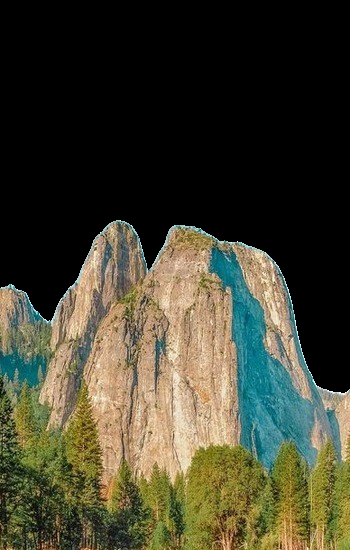
#> input picture assignment/mountain_images/mountain_001.jpg, 350 x 550 px; its folder holds only this picture in this run
$ python extract_images.py
#> lines starting #> are read from the running program, lines starting #| are printed output that depends on the picture
import os
import numpy as np
import cv2
from skimage.feature import hog
from utils import resize_image, get_hog_feature, get_hoc_feature

# Cấu hình thư mục
IMAGE_DIR = 'assignment/mountain_images'
META_DIR = 'assignment/meta'
os.makedirs(META_DIR, exist_ok=True)

# Các hàm xử lý đặc trưng
def resize_image(image, size=(96, 96)):
    return cv2.resize(image, size)

def get_hog_feature(image):
    gray = cv2.cvtColor(image, cv2.COLOR_BGR2GRAY)
    return hog(gray, orientations=9, pixels_per_cell=(8, 8), cells_per_block=(2, 2), block_norm='L2-Hys', feature_vector=True)

def get_hoc_feature(image):
    hsv = cv2.cvtColor(image, cv2.COLOR_BGR2HSV)
    hist = cv2.calcHist([hsv], [0, 1, 2], None, [8, 3, 3], [0, 180, 0, 256, 0, 256])
    hist = cv2.normalize(hist, hist).flatten()
    return hist

# Danh sách đặc trưng
hog_features = []
hoc_features = []
labels = []

# Duyệt ảnh
for filename in os.listdir(IMAGE_DIR):
    if filename.lower().endswith(('.jpg', '.jpeg', '.png')):
        path = os.path.join(IMAGE_DIR, filename)
        image = cv2.imread(path)
#> image is the input picture: shape (550, 350, 3); mean B, G, R 47.2, 65, 66.6
        if image is None:
            continue

        image_resized = resize_image(image)
#> in resize_image, `return cv2.resize(image, size)`:
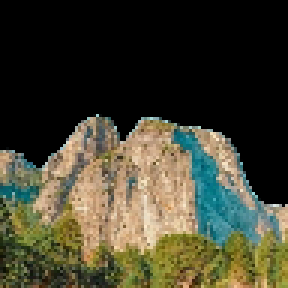
#> returned value: shape (96, 96, 3) (shown 3 times larger); mean of channels 0, 1, 2 47.1, 64.9, 66.6; drawn as B, G, R
        hog_vec = get_hog_feature(image_resized)
#> in get_hog_feature, `gray = cv2.cvtColor(image, cv2.COLOR_BGR2GRAY)`:
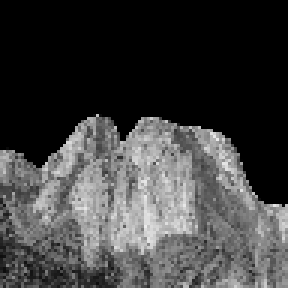
#> gray: shape (96, 96) (shown 3 times larger); min 0, max 236, mean 63.4
#> hog_vec = 4356 values, max 1 at index 1462, min 0 at index 0, mean 0.0908
        hoc_vec = get_hoc_feature(image_resized)
#> in get_hoc_feature, `hsv = cv2.cvtColor(image, cv2.COLOR_BGR2HSV)`: hsv: shape (96, 96, 3); mean H, S, V 17, 57.2, 72.8
#> in get_hoc_feature, `hist = cv2.normalize(hist, hist).flatten()`: hist = 72 values, max 0.956 at index 0, min 0 at index 17, mean 0.0264
#> hoc_vec has the same summary as hist in get_hoc_feature

        hog_features.append(hog_vec)
        hoc_features.append(hoc_vec)
        labels.append(filename)

# Lưu vector đặc trưng
np.save(os.path.join(META_DIR, 'hog_features.npy'), np.array(hog_features))
np.save(os.path.join(META_DIR, 'hoc_features.npy'), np.array(hoc_features))
np.save(os.path.join(META_DIR, 'labels.npy'), np.array(labels))

print("✅ Đã trích xuất và lưu đặc trưng")

$ run again, on assignment/mountain_images/mountain_006.jpg
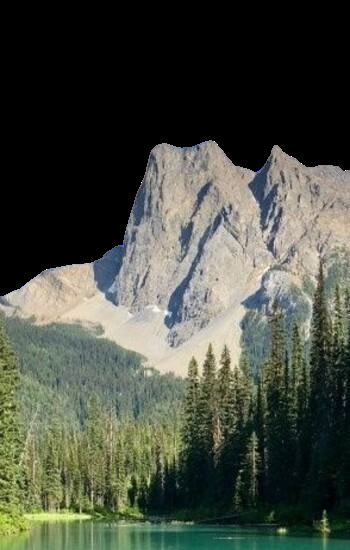
#> input picture assignment/mountain_images/mountain_006.jpg, 350 x 550 px
#> image is the input picture: shape (550, 350, 3); mean B, G, R 65.7, 76.9, 72
#> in resize_image, `return cv2.resize(image, size)`:
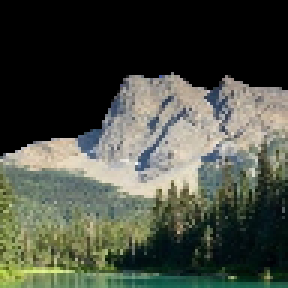
#> returned value: shape (96, 96, 3) (shown 3 times larger); mean of channels 0, 1, 2 65.9, 77, 72.2; drawn as B, G, R
#> in get_hog_feature, `gray = cv2.cvtColor(image, cv2.COLOR_BGR2GRAY)`:
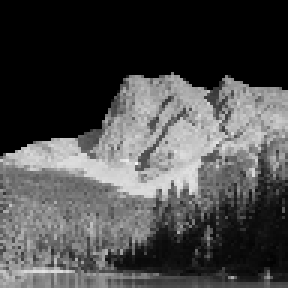
#> gray: shape (96, 96) (shown 3 times larger); min 0, max 245, mean 74.3
#> hog_vec = 4356 values, max 1 at index 643, min 0 at index 0, mean 0.106
#> hsv: shape (96, 96, 3); mean H, S, V 33, 50, 79.3
#> hist = 72 values, max 0.898 at index 0, min 0 at index 3, mean 0.0344
#> hoc_vec has the same summary as hist in get_hoc_feature

$ run again, on assignment/mountain_images/mountain_007.jpg
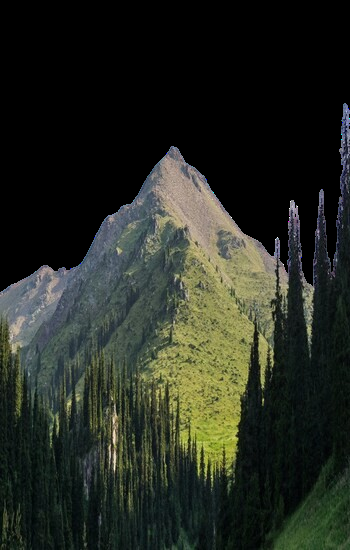
#> input picture assignment/mountain_images/mountain_007.jpg, 350 x 550 px
#> image is the input picture: shape (550, 350, 3); mean B, G, R 33.9, 42.7, 38.3
#> in resize_image, `return cv2.resize(image, size)`:
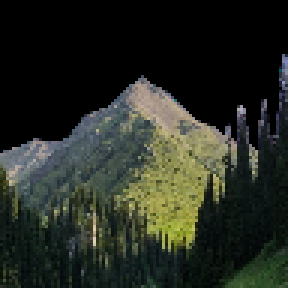
#> returned value: shape (96, 96, 3) (shown 3 times larger); mean of channels 0, 1, 2 34, 42.7, 38.3; drawn as B, G, R
#> in get_hog_feature, `gray = cv2.cvtColor(image, cv2.COLOR_BGR2GRAY)`:
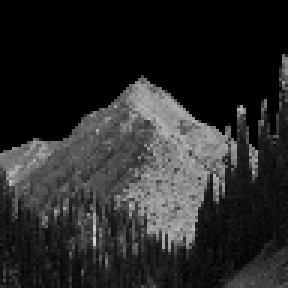
#> gray: shape (96, 96) (shown 3 times larger); min 0, max 212, mean 40.4
#> hog_vec = 4356 values, max 0.987 at index 929, min 0 at index 0, mean 0.1
#> hsv: shape (96, 96, 3); mean H, S, V 39.9, 52.1, 44.1
#> hist = 72 values, max 0.919 at index 0, min 0 at index 4, mean 0.0316
#> hoc_vec has the same summary as hist in get_hoc_feature

$ run again, on assignment/mountain_images/mountain_002.jpg
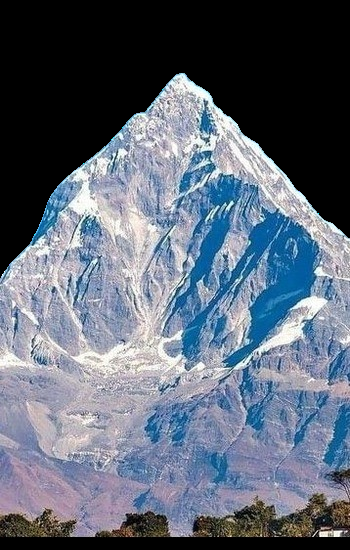
#> input picture assignment/mountain_images/mountain_002.jpg, 350 x 550 px
#> image is the input picture: shape (550, 350, 3); mean B, G, R 118.1, 103.5, 94.4
#> in resize_image, `return cv2.resize(image, size)`:
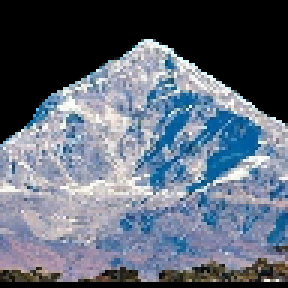
#> returned value: shape (96, 96, 3) (shown 3 times larger); mean of channels 0, 1, 2 118.1, 103.6, 94.5; drawn as B, G, R
#> in get_hog_feature, `gray = cv2.cvtColor(image, cv2.COLOR_BGR2GRAY)`:
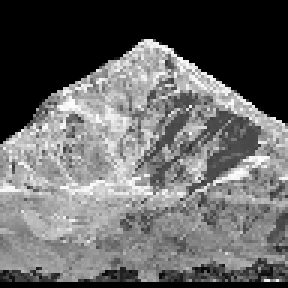
#> gray: shape (96, 96) (shown 3 times larger); min 0, max 254, mean 102.5
#> hog_vec = 4356 values, max 1 at index 823, min 0 at index 0, mean 0.124
#> hsv: shape (96, 96, 3); mean H, S, V 73.2, 44.7, 119.4
#> hist = 72 values, max 0.816 at index 0, min 0 at index 5, mean 0.0358
#> hoc_vec has the same summary as hist in get_hoc_feature
